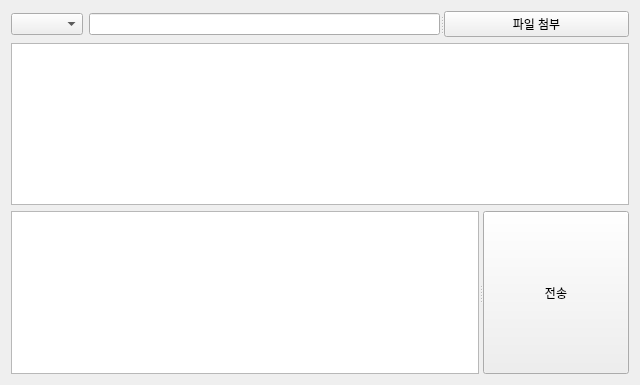
<?xml version="1.0" encoding="UTF-8"?>
<ui version="4.0">
 <class>UserGeneralInquiryWidget</class>
 <widget class="QWidget" name="UserGeneralInquiryWidget">
  <property name="geometry">
   <rect>
    <x>0</x>
    <y>0</y>
    <width>640</width>
    <height>385</height>
   </rect>
  </property>
  <property name="windowTitle">
   <string>Form</string>
  </property>
  <layout class="QGridLayout" name="gridLayout">
   <item row="0" column="0">
    <layout class="QVBoxLayout" name="verticalLayout">
     <item>
      <widget class="QSplitter" name="splitter">
       <property name="orientation">
        <enum>Qt::Orientation::Horizontal</enum>
       </property>
       <widget class="QWidget" name="">
        <layout class="QHBoxLayout" name="horizontalLayout">
         <item>
          <widget class="QComboBox" name="comboBox"/>
         </item>
         <item>
          <widget class="QLineEdit" name="lineEdit"/>
         </item>
        </layout>
       </widget>
       <widget class="QPushButton" name="pushButton">
        <property name="text">
         <string>파일 첨부</string>
        </property>
       </widget>
      </widget>
     </item>
     <item>
      <widget class="QTextEdit" name="textEdit"/>
     </item>
     <item>
      <spacer name="verticalSpacer">
       <property name="orientation">
        <enum>Qt::Orientation::Vertical</enum>
       </property>
       <property name="sizeHint" stdset="0">
        <size>
         <width>20</width>
         <height>18</height>
        </size>
       </property>
      </spacer>
     </item>
     <item>
      <widget class="QSplitter" name="splitter_2">
       <property name="orientation">
        <enum>Qt::Orientation::Horizontal</enum>
       </property>
       <widget class="QPlainTextEdit" name="plainTextEdit"/>
       <widget class="QPushButton" name="pushButton_2">
        <property name="text">
         <string>전송</string>
        </property>
       </widget>
      </widget>
     </item>
    </layout>
   </item>
  </layout>
 </widget>
 <resources/>
 <connections/>
</ui>
